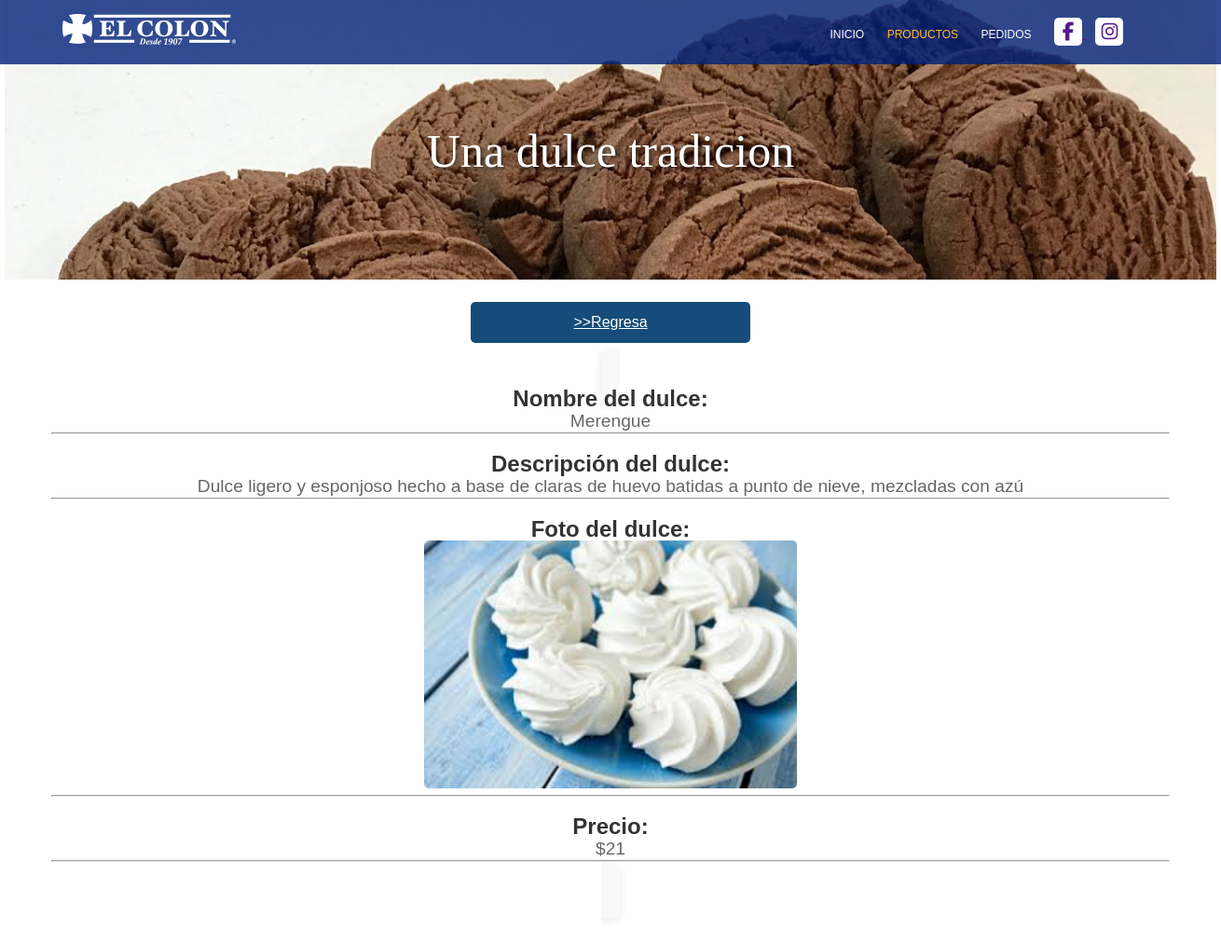
Screenshot of /codigo_de_barra_dulce.php?id_dulces=1 with the database file from the repository.
### tables this page shows
CREATE TABLE `dulces` (
  `id_dulces` int(5) NOT NULL,
  `dulce` varchar(100) NOT NULL,
  `descripcion` varchar(100) NOT NULL,
  `precio` varchar(100) NOT NULL,
  `ruta` varchar(100) NOT NULL,
  `codigo` int(10) NOT NULL
);

### codigo_de_barra_dulce.php (the view, shortened to what this page needs)
<!DOCTYPE html>
<html lang="en">
<head>
  <link rel="stylesheet" href="style_landing.css">
</head>
<body>
  <div class="ancho contenedor_nav">
    <div class="contenedor_logo">
      <a href="elcolon.php"><img src="img/logo-header.png" class=""></a>
    </div>
    <div class="contenedor_opciones">
      <a href="elcolon.php" class="estilo_opciones" >INICIO</a>
      <a href="productos.php" class="estilo_opciones" id="productos">PRODUCTOS</a>
      <a href="pedidos_landing.php" class="estilo_opciones">PEDIDOS</a>
      <a href="">
      <div class="cont_redes">
        <i class="fa-brands fa-facebook-f insta"></i>
      </div>
      </a>
      <a href="">
      <div class="cont_redes">
        <i class="fa-brands fa-instagram insta"></i>
      </div>
      </a>
    </div>
  </div>
  <div class="ancho contenedor_dulce_trad">
    <h2 class="text-center">Una dulce tradicion</h2>
  </div> <br>
  <div class="contenedor_barra">
  <a href="productos.php" class="btn_barra_regresar">>>Regresa</a> <br><br>
<?php
require "conexion.php";
$id = $_GET['id_dulces'];
$verusuario = "SELECT * FROM dulces WHERE id_dulces = '$id'";
$resultado = mysqli_query($conectar, $verusuario);
$fila = $resultado->fetch_array();
?>
<div<div class="dulce-container">
    <div class="contenedor7">
        <h3 class="titulo-dulce">Nombre del dulce:</h3>
        <p class="texto-dulce"><?php echo $fila["dulce"]; ?></p>
        <hr>
    </div>
    <div class="contenedor7">
        <h3 class="titulo-dulce">Descripción del dulce:</h3>
        <p class="texto-dulce"><?php echo $fila["descripcion"]; ?></p>
        <hr>
    </div>
    <div class="contenedor7">
        <h3 class="titulo-dulce">Foto del dulce:</h3>
        <img src="<?php echo $fila['ruta']; ?>" class="imagen_barra">
        <hr>
    </div>
    <div class="contenedor7">
        <h3 class="titulo-dulce">Precio:</h3>
        <p class="texto-dulce">$<?php echo $fila["precio"]; ?></p>
        <hr>
    </div>
</div>
                <br>
            <br>
</body>
</html>

### style_landing.css (style rules this page uses)
* { box-sizing: border-box; margin: 0; padding: 0; }
body { font-family: Arial, Helvetica, sans-serif; height: 100vh; font-size: 16px; line-height: 24px; color: #333; }
:root { --color1: #2596be; --color2: white; --color3: #8cf5f9; --color4: #154c79; --color5: #0ca9e2; --color6: red; }
.ancho { width: 1300px; margin: auto; }
.contenedor_nav { background-color: rgba(1, 32, 120, 0.8); padding: 10px; color: white; position: fixed; top: 0; width: 100%; z-index: 1000; }
.contenedor_logo { display: inline-block; width: 300px; vertical-align: middle; text-align: center; }
.contenedor_opciones { display: inline-block; width: 900px; vertical-align: middle; padding: 9px; text-align: right; }
.estilo_opciones { color: white; text-decoration: none; display: inline-block; font-size: 12px; padding: 1px 10px; }
#productos { color: #ffbd2e; }
.cont_redes { background-color: white; width: 30px; height: 30px; text-align: center; border-radius: 5px; display: inline-block; margin-left: 10px; }
.insta { font-size: 20px; padding-top: 5px; }
.text-center { margin: auto; text-align: center; }
.contenedor_dulce_trad { background-image: url(img/polvorones.jpg); height: 300px; background-size: cover; }
.contenedor_dulce_trad h2 { color: white; font-family: "Noto Serif Oriya", serif; font-weight: 100; font-size: 50px; padding-top: 150px; text-shadow: 2px 2px 5px rgba(0, 0, 0, 0.7); }
.contenedor_barra { width: 1200px; margin: auto; text-align: center; }
.btn_barra_regresar { display: inline-block; width: 300px; text-align: center; color: white; padding: 10px; background-color: var(--color4); border: none; border-radius: 5px; }
.imagen_barra { width: 400px; }
.dulce-container { max-width: 800px; margin: 0 auto; padding: 20px; background-color: #f9f9f9; border-radius: 8px; box-shadow: 0 2px 10px rgba(0, 0, 0, 0.1); }
.contenedor7 { margin-bottom: 20px; }
.titulo-dulce { font-size: 1.5em; color: #333; }
.texto-dulce { font-size: 1.2em; color: #666; }
.imagen_barra { max-width: 100%; height: auto; border-radius: 5px; }

### rows the page displays
dulces: dulce "Merengue", descripcion "Dulce ligero y esponjoso hecho a base de claras de huevo batidas a punto de nieve, mezcladas con azú", ruta (picture), precio "21"
